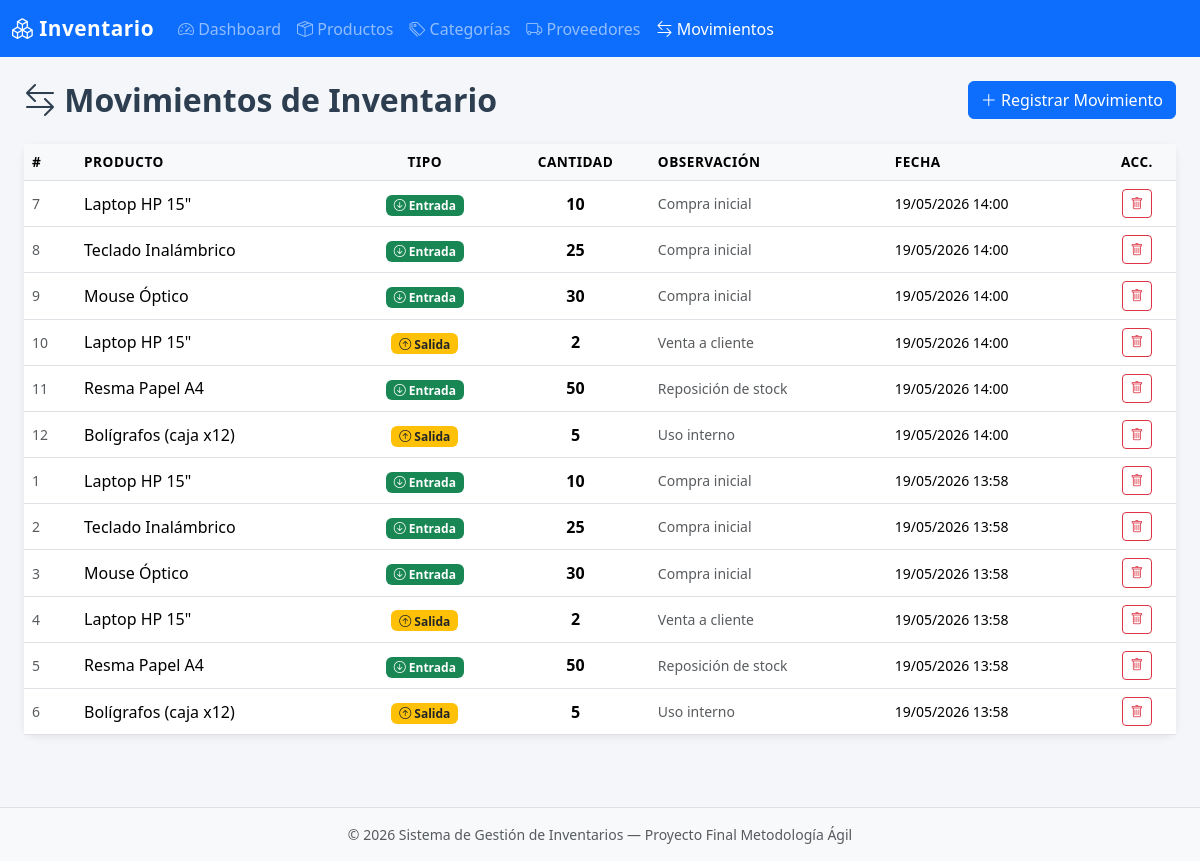
The app's page /movimientos.php with its own data.
### tables this page shows
CREATE TABLE `movimientos` (
  `id` int(11) NOT NULL,
  `producto_id` int(11) NOT NULL,
  `tipo` enum('entrada','salida') NOT NULL,
  `cantidad` int(11) NOT NULL,
  `observacion` varchar(255) DEFAULT NULL,
  `fecha` timestamp NOT NULL DEFAULT current_timestamp()
);

CREATE TABLE `productos` (
  `id` int(11) NOT NULL,
  `nombre` varchar(150) NOT NULL,
  `descripcion` text DEFAULT NULL,
  `precio` decimal(10,2) NOT NULL DEFAULT 0.00,
  `stock` int(11) NOT NULL DEFAULT 0,
  `stock_minimo` int(11) NOT NULL DEFAULT 5,
  `categoria_id` int(11) NOT NULL,
  `proveedor_id` int(11) NOT NULL,
  `creado_en` timestamp NOT NULL DEFAULT current_timestamp()
);

### movimientos.php (the view, shortened to what this page needs)
<?php
$conn = conectar();
$accion = $_GET['accion'] ?? 'listar';
require_once 'includes/header.php';
?>
<div class="d-flex justify-content-between align-items-center mb-4">
    <h2 class="page-title mb-0"><i class="bi bi-arrow-left-right"></i> Movimientos de Inventario</h2>
    <?php if ($accion === 'listar'): ?>
    <a href="movimientos.php?accion=nuevo" class="btn btn-primary"><i class="bi bi-plus-lg"></i> Registrar Movimiento</a>
    <?php else: ?>
    <a href="movimientos.php" class="btn btn-secondary"><i class="bi bi-arrow-left"></i> Volver</a>
    <?php endif; ?>
</div>
<?php if ($accion === 'listar'): ?>
<?php
$lista = $conn->query(
    "SELECT m.*, p.nombre AS producto
     FROM movimientos m
     JOIN productos p ON m.producto_id = p.id
     ORDER BY m.fecha DESC"
);
?>
<div class="card">
    <div class="card-body p-0">
        <div class="table-responsive">
        <table class="table table-hover align-middle mb-0">
            <thead><tr><th>#</th><th>Producto</th><th class="text-center">Tipo</th><th class="text-center">Cantidad</th><th>Observación</th><th>Fecha</th><th class="text-center">Acc.</th></tr></thead>
            <tbody>
                <?php if ($lista->num_rows === 0): ?>
                <tr><td colspan="7" class="text-center text-muted py-4">Sin movimientos registrados.</td></tr>
                <?php else: ?>
                <?php while ($r = $lista->fetch_assoc()): ?>
                <tr>
                    <td class="text-muted small"><?= $r['id'] ?></td>
                    <td><?= htmlspecialchars($r['producto']) ?></td>
                    <td class="text-center">
                        <?php if ($r['tipo'] === 'entrada'): ?>
                            <span class="badge bg-success"><i class="bi bi-arrow-down-circle"></i> Entrada</span>
                        <?php else: ?>
                            <span class="badge bg-warning text-dark"><i class="bi bi-arrow-up-circle"></i> Salida</span>
                        <?php endif; ?>
                    </td>
                    <td class="text-center fw-bold"><?= $r['cantidad'] ?></td>
                    <td class="text-muted small"><?= htmlspecialchars($r['observacion']) ?></td>
                    <td class="small"><?= date('d/m/Y H:i', strtotime($r['fecha'])) ?></td>
                    <td class="text-center">
                        <a href="movimientos.php?accion=eliminar&id=<?= $r['id'] ?>" class="btn btn-sm btn-outline-danger btn-action btn-delete">
                            <i class="bi bi-trash"></i>
                        </a>
                    </td>
                </tr>
                <?php endwhile; ?>
                <?php endif; ?>
            </tbody>
        </table>
        </div>
    </div>
</div>
<?php endif; ?>
<?php $conn->close(); require_once 'includes/footer.php'; ?>

### css/style.css (style rules this page uses)
body { background-color: #f4f6f9; }
.card { border: none; border-radius: 12px; box-shadow: 0 2px 8px rgba(0,0,0,0.08); }
.table th { background-color: #f8f9fa; font-weight: 600; font-size: 0.85rem; text-transform: uppercase; letter-spacing: 0.5px; }
.btn-action { padding: 0.25rem 0.5rem; font-size: 0.8rem; }
.page-title { font-weight: 700; color: #2c3e50; }

### records on screen
movimientos: id "7", producto.nombre "Laptop HP 15\"", tipo "entrada" (drawn), cantidad "10", observacion "Compra inicial", fecha "19/05/2026 14:00"
movimientos: id "8", producto.nombre "Teclado Inalámbrico", tipo "entrada" (drawn), cantidad "25", observacion "Compra inicial", fecha "19/05/2026 14:00"
movimientos: id "9", producto.nombre "Mouse Óptico", tipo "entrada" (drawn), cantidad "30", observacion "Compra inicial", fecha "19/05/2026 14:00"
movimientos: id "10", producto.nombre "Laptop HP 15\"", tipo "salida" (drawn), cantidad "2", observacion "Venta a cliente", fecha "19/05/2026 14:00"
movimientos: id "11", producto.nombre "Resma Papel A4", tipo "entrada" (drawn), cantidad "50", observacion "Reposición de stock", fecha "19/05/2026 14:00"
movimientos: id "12", producto.nombre "Bolígrafos (caja x12)", tipo "salida" (drawn), cantidad "5", observacion "Uso interno", fecha "19/05/2026 14:00"
movimientos: id "1", producto.nombre "Laptop HP 15\"", tipo "entrada" (drawn), cantidad "10", observacion "Compra inicial", fecha "19/05/2026 13:58"
movimientos: id "2", producto.nombre "Teclado Inalámbrico", tipo "entrada" (drawn), cantidad "25", observacion "Compra inicial", fecha "19/05/2026 13:58"
movimientos: id "3", producto.nombre "Mouse Óptico", tipo "entrada" (drawn), cantidad "30", observacion "Compra inicial", fecha "19/05/2026 13:58"
movimientos: id "4", producto.nombre "Laptop HP 15\"", tipo "salida" (drawn), cantidad "2", observacion "Venta a cliente", fecha "19/05/2026 13:58"
movimientos: id "5", producto.nombre "Resma Papel A4", tipo "entrada" (drawn), cantidad "50", observacion "Reposición de stock", fecha "19/05/2026 13:58"
movimientos: id "6", producto.nombre "Bolígrafos (caja x12)", tipo "salida" (drawn), cantidad "5", observacion "Uso interno", fecha "19/05/2026 13:58"
